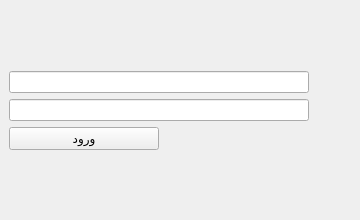
<?xml version="1.0" encoding="UTF-8"?>
<ui version="4.0">
 <class>login</class>
 <widget class="QMainWindow" name="login">
  <property name="geometry">
   <rect>
    <x>0</x>
    <y>0</y>
    <width>360</width>
    <height>220</height>
   </rect>
  </property>
  <widget class="QWidget" name="centralwidget">
   <layout class="QVBoxLayout" name="verticalLayout">
    <item>
     <spacer>
      <property name="orientation">
       <enum>Qt::Orientation::Vertical</enum>
      </property>
      <property name="sizeHint" stdset="0">
       <size>
        <width>0</width>
        <height>0</height>
       </size>
      </property>
     </spacer>
    </item>
    <item>
     <widget class="QLineEdit" name="username_edit">
      <property name="maximumSize">
       <size>
        <width>300</width>
        <height>30</height>
       </size>
      </property>
     </widget>
    </item>
    <item>
     <widget class="QLineEdit" name="password_edit">
      <property name="maximumSize">
       <size>
        <width>300</width>
        <height>30</height>
       </size>
      </property>
     </widget>
    </item>
    <item>
     <widget class="QPushButton" name="login_button">
      <property name="maximumSize">
       <size>
        <width>150</width>
        <height>35</height>
       </size>
      </property>
      <property name="text">
       <string>ورود</string>
      </property>
     </widget>
    </item>
    <item>
     <spacer>
      <property name="orientation">
       <enum>Qt::Orientation::Vertical</enum>
      </property>
      <property name="sizeHint" stdset="0">
       <size>
        <width>0</width>
        <height>0</height>
       </size>
      </property>
     </spacer>
    </item>
   </layout>
  </widget>
 </widget>
 <resources/>
 <connections/>
</ui>
